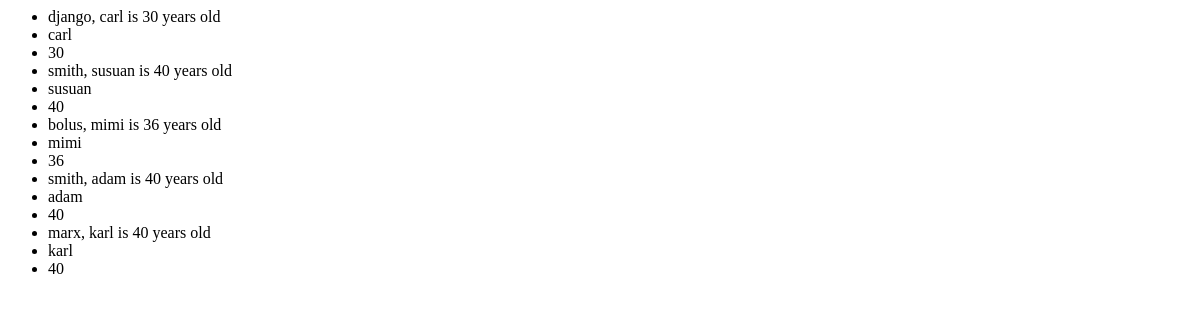
Page /office/ on the earlier database version.
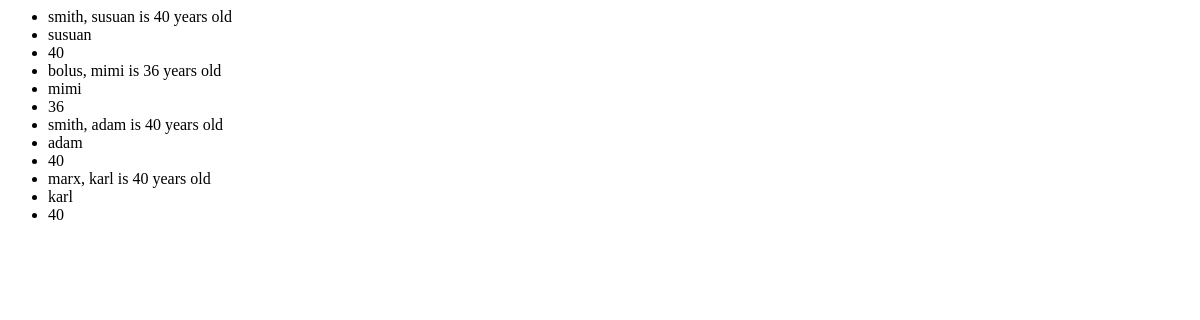
Same page on the later database version.
### office/models.py (models this page shows)
class Patient(models.Model):
    first_name = models.CharField(max_length=30)
    last_name = models.CharField(max_length=30)
    age = models.IntegerField(validators=[MinValueValidator(0),MaxValueValidator(120)])
    heartrate = models.IntegerField(default=60,validators=[MinValueValidator(1),MaxValueValidator(300)])
    def __str__(self):
        return f"{self.last_name}, {self.first_name} is {self.age} years old"

### office/views.py (the view)
# urls.py: path('', views.list_patients, name='list_patients')
def list_patients(request):
    all_patients = models.Patient.objects.all()
    context = {'patients':all_patients}
    return render(request,'office/list.html',context=context)

### office/templates/office/list.html (shortened to what this page needs)
<html lang="en">
  <head>
  </head>
  <body>
    <ul>
      {% for patient in patients %}
      <li>{{patient}}</li>
      <li>{{patient.first_name}}</li>
      <li>{{patient.age}}</li>
      {% endfor %}
    </ul>
  </body>
</html>

Differences in the rows shown:
removed Patient: last_name+first_name+age "django, carl is 30 years old", first_name "carl", age "30"
